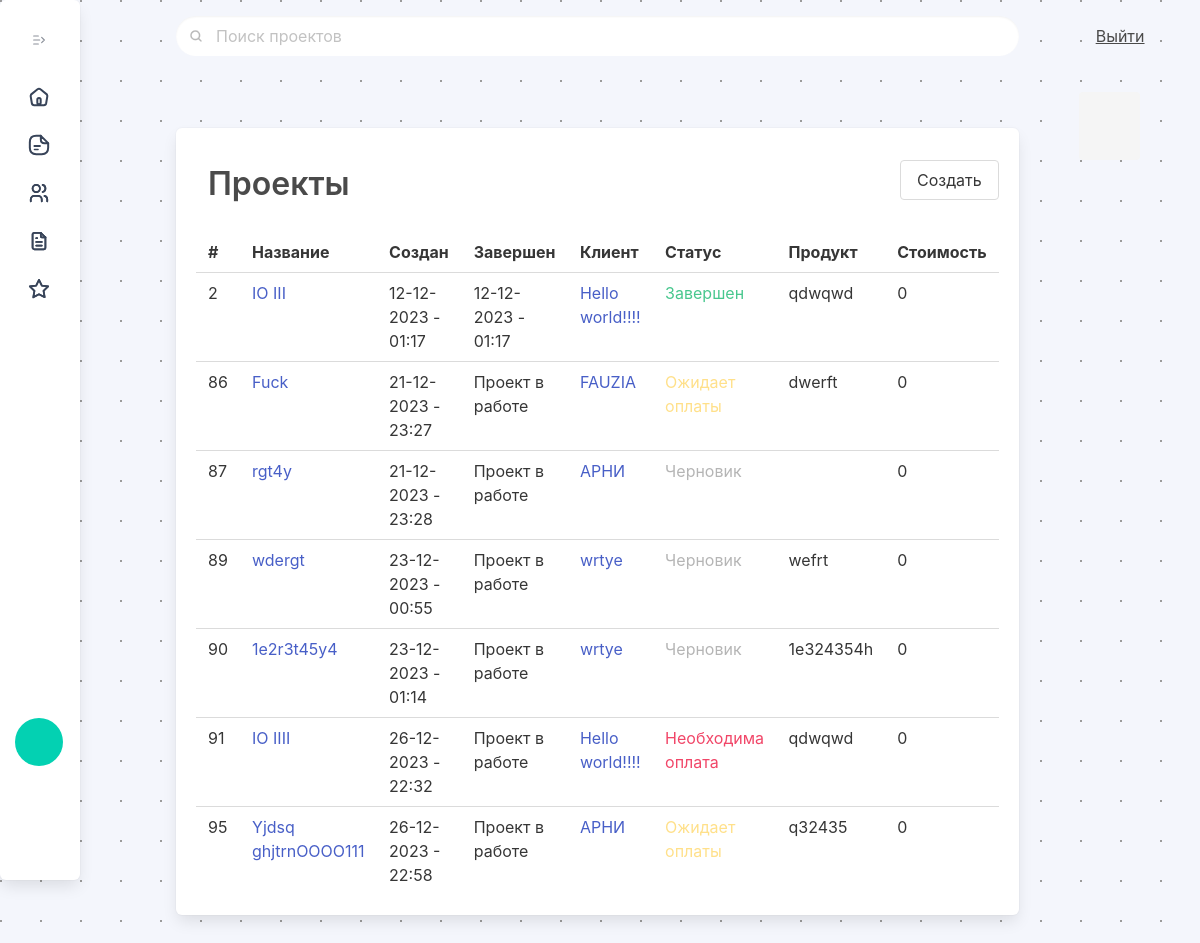
Before: /projects/ (signed in) with the older database file.
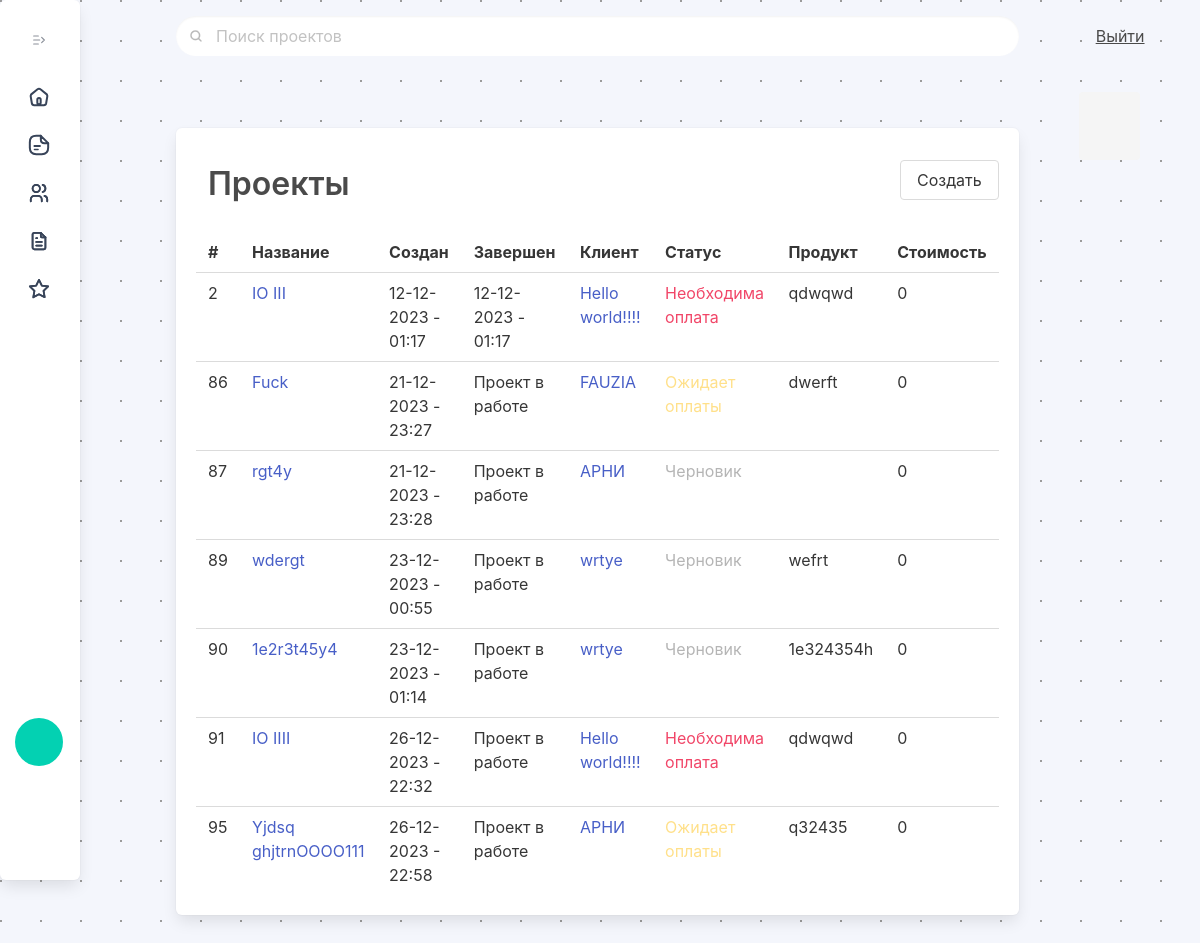
After: the same page with the newer database file.
### ipmalpha/models.py (models this page shows, shortened)
class Project(models.Model):
    project_name = models.CharField(max_length=512, unique = True)
    project_created = models.DateTimeField(null=True, default=timezone.now)
    project_finished = models.DateTimeField(null=True)
    project_status = models.ForeignKey(Status, on_delete=models.CASCADE, null=True, default="Draft")
    project_client = models.ForeignKey(Client, on_delete=models.CASCADE, null=True, related_name='project')
    project_product = models.CharField(max_length=512)
    project_sum = models.IntegerField(default=0)
    project_updated = models.DateTimeField(null=True)
    def get_absolute_url(self):
        return reverse("project_view", kwargs={'pk': self.pk})
    class Meta:
        ordering = ["pk"]
        verbose_name = "project"
        verbose_name_plural = "projects"
    pass

class Status(models.Model):
    status_name = models.CharField(max_length=100)
    status_color = models.CharField(max_length=512, default='table-primary')
    def __str__(self):
        return self.status_name
    class Meta:
        ordering = ["id"]
        verbose_name = "status"
        verbose_name_plural = "statuses"
    pass

### ipmclients/models.py (models this page shows, shortened)
class Client(models.Model):
    client_name = models.CharField(max_length=512, unique = True)
    def __str__(self):
        return self.client_name
    client_contact = models.CharField(max_length=512, null=True)
    client_telegram = models.CharField(max_length=64, null=True)
    client_phone = PhoneNumberField(null=True, region="RU")
    client_roletype = models.CharField(max_length=512, null=True)
    client_agreements = models.CharField(max_length=1024, null=True)
    client_active = models.BooleanField(default=True)
    client_created = models.DateTimeField(null=True, default=timezone.now)
    client_updated = models.DateTimeField(null=True)
    client_closed = models.DateTimeField(null=True)
    def get_absolute_url(self):
        return reverse("client_view", kwargs={'pk': self.pk})
    class Meta:
        ordering = ["id"]
        verbose_name = "client"
        verbose_name_plural = "clients"
    pass

### ipmalpha/views.py (the view)
# urls.py: path('projects/', projects_page, name="projects_page"),
@login_required(login_url="/signin")
def projects_page(request):
    all_projects = Project.objects.all()
    successmessagetext = ""
    if request.method == 'POST':
        projectform = AddProjectForm(request.POST)
        if projectform.is_valid():
            successmessagetext = 'Проект был добавлен в список проектов.'
            try:
                instance = projectform.save()
                messages.success(request, 'Добавлен проект')
                return redirect('ProjectDetailView')
            except:
                projectform.add_error(None, "Error")
                projectform = AddProjectForm()
    else:
        projectform = AddProjectForm()
    client_results = Client.objects.all()
    projectform = AddProjectForm
    projectfilterform = FilterProjectForm
    search_result = request.GET.get('search')
    if search_result:
        all_projects = all_projects.filter(Q(project_name__icontains=search_result)| Q(id__icontains=search_result)| Q(project_product__icontains=search_result) | Q(project_client__client_name__icontains=search_result))
    return render(request, 'projects_page.html', {'projects': all_projects, 'projectform': projectform, 'transaction': Transaction.objects.all(), 'showclient': client_results, 'successmessagetext': successmessagetext, 'projectfilterform': projectfilterform, 'search_result': search_result})

### templates/projects_page.html (shortened to what this page needs)
{% extends 'main/index.html' %}
{% load static %}
{% block content %}
<div class="column is-11 py-6 px-6">
    <div class="box has-background-white">
    <h1 class="is-size-3 pl-3 has-text-weight-semibold pt-3 pb-5">Проекты <button class="button is-pulled-right modalProjectsFormButton" data-target="modalProjectsForm">Создать</button></h1>
    <table class="table is-hoverable is-fullwidth">
      <tr>
        <th>#
        </th>
        <th>Название
        </th>
        <th>Создан
        </th>
        <th>Завершен
        </th>
        <th>Клиент
        </th>
        <th>Статус
        </th>
        <th>Продукт
        </th>
        <th>Стоимость
        </th>
      </tr>
      {% if projects %}
        {% for project in projects %}
        <tr class="is-size-6 truncate-text">
          <td>{{ project.id }}
          </td>
          <td class="truncate-text"><a href="{{ project.get_absolute_url }}"> {{ project.project_name }}</a>
          </td>
          <td>{{ project.project_created|date:'d-m-Y - H:i' }}
          </td>
          <td class="">{% if project.project_finished %}
            {{ project.project_finished|date:'d-m-Y - H:i' }}
            {% else %}
            Проект в работе
            {% endif %}
          </td>
          <td><a href="{{ project.project_client.get_absolute_url }}">{{ project.project_client.client_name }} </a>
          </td>
          <td><span class="has-text-{{ project.project_status.status_color }}"> {{ project.project_status }} </span>
          </td>
          <td>{{ project.project_product }}
          </td>
          <td>{{ project.project_sum }}
          </td>
        </tr>
        {% endfor %}
        {% else %}
        <tr>
          <td></td>
          <td colspan="8"><span class="text-secondary">Проектов еще нет. </span> </td>
        </tr>
        {% endif%}
    </table>
    </div>
  </div>
  <div class="column is-1">
    <div class="">
      <div class="notification notification-on-top is-primary is-hidden has-text-grey-light pt-6 pl-0 ml-0">
      </div>
    </div>
  </div>
  {% endblock %}

Changed rows visible on the page:
changed Project "IO III": project_status_id 4 → 5 (drawn); project_status "Завершен" → "Необходима оплата"
